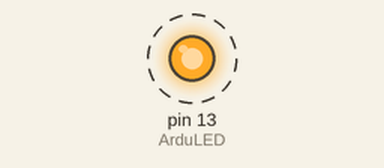
The sketch below on a simulated Arduino Uno, built with avr-gcc and run on an emulated ATmega328P. Shown: output pins drawn as LEDs (lit = HIGH). Dashed ring = blinking. What the sketch prints to the serial monitor is not drawn.

Above: at 14.2 s.
Timing chart, 0 to 17.0 s (numbered marks = the images above):
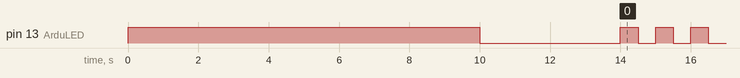

Measured:
- by itself, pin 13 (ArduLED): repeats every 1.0 s: HIGH 0.50 s, LOW 0.50 s

The sketch:

HC06.ino
```cpp
/*
Connect
  BT ---- Arduino
  TX ----> RX
  RX <---- TX
*/
// Variables
int ArduLED       = 13;        //Internal Arduino´s LED
char ssid[10]     = "Jnzds";   // Name for Bluetooth.
char baudios      = '4';       // 1=>1200
                               // 2=>2400
                               // 3=>4800
                               // 4=>9600 (default)
                               // 5=>19200
                               // 6=>38400
                               // 7=>57600
                               // 8=>115200
char password[10] = "1234";    // Password for pairing

void setup(){
  Serial.begin(9600);  // 9600bauds is the deafult baudrate for these modules.
  //if it´s not working try changing this baudrate to match your HC-06 initial setup
  // Waiting time (10 seconds) onboard LED is ON:
  pinMode(ArduLED,OUTPUT);
  digitalWrite(ArduLED,HIGH);
  delay(10000);
  digitalWrite(ArduLED,LOW);

  Serial.print("AT");
  delay(1000);               // Now configuration start
  Serial.print("AT+NAME");
  Serial.print(ssid);
  delay(1000);               // Change Name of BT
  Serial.print("AT+BAUD");
  Serial.print(baudios);
  delay(1000);               // Change Baud
  Serial.print("AT+PIN");
  Serial.print(password);
  delay(1000);	             // Change Password
}

void loop(){
  // After programing bluetooth, onboard LED will Blink.
  digitalWrite(ArduLED, !digitalRead(ArduLED));
  delay(500);
}
```
